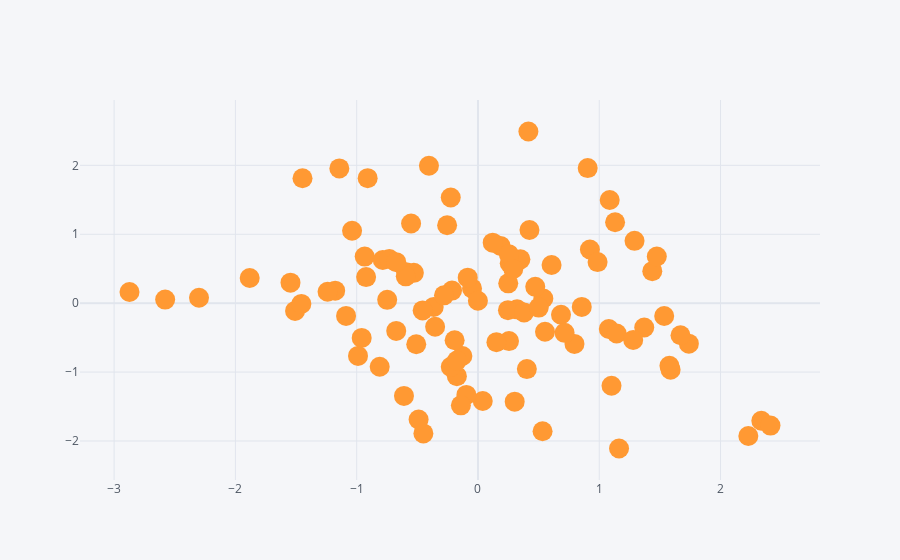

The cell this chart's notebook holds for it:
### Code cell
df.iplot(kind='scatter', x='A', y='B', mode='markers', size=20)
